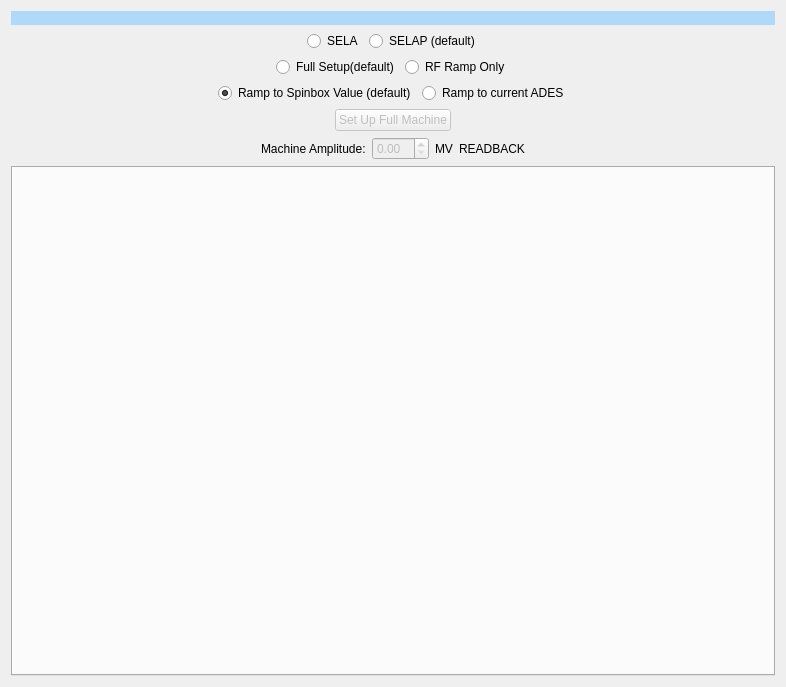
<?xml version="1.0" encoding="UTF-8"?>
<ui version="4.0">
 <class>Form</class>
 <widget class="QWidget" name="Form">
  <property name="geometry">
   <rect>
    <x>0</x>
    <y>0</y>
    <width>786</width>
    <height>687</height>
   </rect>
  </property>
  <property name="windowTitle">
   <string>Auto Setup</string>
  </property>
  <layout class="QVBoxLayout" name="verticalLayout">
   <item>
    <widget class="QLabel" name="label_2">
     <property name="styleSheet">
      <string notr="true">background-color: rgb(175, 217, 248)</string>
     </property>
     <property name="text">
      <string/>
     </property>
    </widget>
   </item>
   <item>
    <layout class="QHBoxLayout" name="horizontalLayout_4">
     <item>
      <spacer name="horizontalSpacer_3">
       <property name="orientation">
        <enum>Qt::Horizontal</enum>
       </property>
       <property name="sizeHint" stdset="0">
        <size>
         <width>40</width>
         <height>20</height>
        </size>
       </property>
      </spacer>
     </item>
     <item>
      <widget class="QRadioButton" name="sela_radio_button">
       <property name="text">
        <string>SELA</string>
       </property>
      </widget>
     </item>
     <item>
      <widget class="QRadioButton" name="selap_radio_button">
       <property name="text">
        <string>SELAP (default)</string>
       </property>
       <property name="checked">
        <bool>true</bool>
       </property>
      </widget>
     </item>
     <item>
      <spacer name="horizontalSpacer_4">
       <property name="orientation">
        <enum>Qt::Horizontal</enum>
       </property>
       <property name="sizeHint" stdset="0">
        <size>
         <width>40</width>
         <height>20</height>
        </size>
       </property>
      </spacer>
     </item>
    </layout>
   </item>
   <item>
    <layout class="QHBoxLayout" name="horizontalLayout_5">
     <item>
      <spacer name="horizontalSpacer_7">
       <property name="orientation">
        <enum>Qt::Horizontal</enum>
       </property>
       <property name="sizeHint" stdset="0">
        <size>
         <width>40</width>
         <height>20</height>
        </size>
       </property>
      </spacer>
     </item>
     <item>
      <widget class="QRadioButton" name="full_setup_button">
       <property name="text">
        <string>Full Setup(default)</string>
       </property>
       <property name="checked">
        <bool>true</bool>
       </property>
      </widget>
     </item>
     <item>
      <widget class="QRadioButton" name="rf_ramp_button">
       <property name="text">
        <string>RF Ramp Only</string>
       </property>
       <property name="checked">
        <bool>false</bool>
       </property>
      </widget>
     </item>
     <item>
      <spacer name="horizontalSpacer_8">
       <property name="orientation">
        <enum>Qt::Horizontal</enum>
       </property>
       <property name="sizeHint" stdset="0">
        <size>
         <width>40</width>
         <height>20</height>
        </size>
       </property>
      </spacer>
     </item>
    </layout>
   </item>
   <item>
    <layout class="QHBoxLayout" name="horizontalLayout_6">
     <item>
      <spacer name="horizontalSpacer_9">
       <property name="orientation">
        <enum>Qt::Horizontal</enum>
       </property>
       <property name="sizeHint" stdset="0">
        <size>
         <width>40</width>
         <height>20</height>
        </size>
       </property>
      </spacer>
     </item>
     <item>
      <widget class="QRadioButton" name="use_spinbox_button">
       <property name="text">
        <string>Ramp to Spinbox Value (default)</string>
       </property>
       <property name="checked">
        <bool>true</bool>
       </property>
      </widget>
     </item>
     <item>
      <widget class="QRadioButton" name="use_ades_button">
       <property name="text">
        <string>Ramp to current ADES</string>
       </property>
       <property name="checked">
        <bool>false</bool>
       </property>
      </widget>
     </item>
     <item>
      <spacer name="horizontalSpacer_10">
       <property name="orientation">
        <enum>Qt::Horizontal</enum>
       </property>
       <property name="sizeHint" stdset="0">
        <size>
         <width>40</width>
         <height>20</height>
        </size>
       </property>
      </spacer>
     </item>
    </layout>
   </item>
   <item>
    <layout class="QHBoxLayout" name="horizontalLayout_2">
     <item>
      <spacer name="horizontalSpacer">
       <property name="orientation">
        <enum>Qt::Horizontal</enum>
       </property>
       <property name="sizeHint" stdset="0">
        <size>
         <width>40</width>
         <height>20</height>
        </size>
       </property>
      </spacer>
     </item>
     <item>
      <widget class="QPushButton" name="machineSetupButton">
       <property name="enabled">
        <bool>false</bool>
       </property>
       <property name="text">
        <string>Set Up Full Machine</string>
       </property>
      </widget>
     </item>
     <item>
      <spacer name="horizontalSpacer_2">
       <property name="orientation">
        <enum>Qt::Horizontal</enum>
       </property>
       <property name="sizeHint" stdset="0">
        <size>
         <width>40</width>
         <height>20</height>
        </size>
       </property>
      </spacer>
     </item>
    </layout>
   </item>
   <item>
    <layout class="QHBoxLayout" name="horizontalLayout_3">
     <item>
      <spacer name="horizontalSpacer_5">
       <property name="orientation">
        <enum>Qt::Horizontal</enum>
       </property>
       <property name="sizeHint" stdset="0">
        <size>
         <width>40</width>
         <height>20</height>
        </size>
       </property>
      </spacer>
     </item>
     <item>
      <widget class="QLabel" name="label">
       <property name="text">
        <string>Machine Amplitude:</string>
       </property>
      </widget>
     </item>
     <item>
      <widget class="QDoubleSpinBox" name="machine_spinbox">
       <property name="enabled">
        <bool>false</bool>
       </property>
      </widget>
     </item>
     <item>
      <widget class="QLabel" name="label_5">
       <property name="text">
        <string>MV</string>
       </property>
      </widget>
     </item>
     <item>
      <widget class="QLabel" name="machine_readback_label">
       <property name="text">
        <string>READBACK</string>
       </property>
      </widget>
     </item>
     <item>
      <spacer name="horizontalSpacer_6">
       <property name="orientation">
        <enum>Qt::Horizontal</enum>
       </property>
       <property name="sizeHint" stdset="0">
        <size>
         <width>40</width>
         <height>20</height>
        </size>
       </property>
      </spacer>
     </item>
    </layout>
   </item>
   <item>
    <widget class="QTabWidget" name="tabWidget_linac"/>
   </item>
  </layout>
 </widget>
 <resources/>
 <connections/>
</ui>
